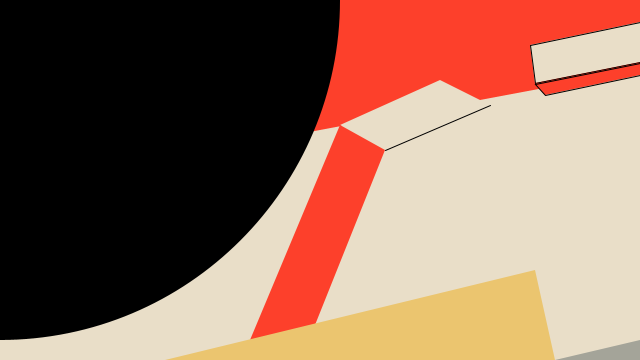
Frame 1 (no input)
Frame 60 (the mouse pressed at the canvas centre just before this capture): identical to frame 1, image omitted
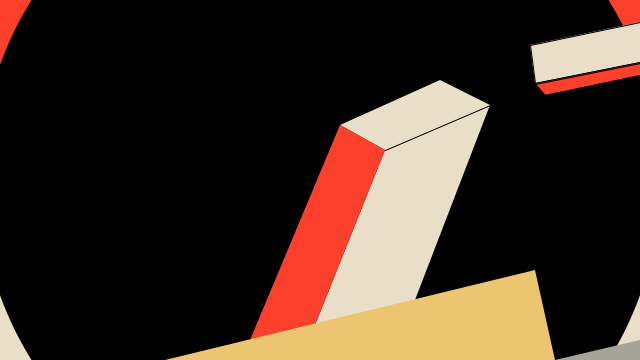
Frame 120 (the mouse held since frame 60 and released just before this capture)

The Processing sketch that drew these frames (run headless with seeded random() and noise(); from frame 60 on, the mouse is pressed at the canvas centre):

// Processing sketch: processing_47226
// ── processing_47226.pde

void setup(){
  size (640,360);
  smooth();
  noStroke();
}

void draw(){
  color rouge = color(253,64,43);
  color gris = color(233,222,200);
  background(gris);
  
//Forme Rouge
  fill(rouge);
  beginShape();
    vertex(0,0);
    vertex(0,190);
    vertex(640,70);
    vertex(640,0);
    endShape(CLOSE);
//Rond
  fill(0);
  ellipse(mouseX,mouseY,680,680);
//Cotes pave
  fill(gris);
  beginShape();
    vertex(340,125);
    vertex(385,150);
    vertex(315,325);
    vertex(415,300);
    vertex(490,105);
    vertex(440,80);
    endShape(CLOSE);
//Ligne
  stroke(0);
  strokeWeight(1);
  line(385,150,490,105);
//2d pave gris
  fill(gris);
  beginShape();
    vertex(530,45);
    vertex(535,83);
    vertex(width,62);
    vertex(width,22);
    endShape(CLOSE);
//2d pave rouge
  fill (rouge);
  beginShape();
    vertex(535,84);
    vertex(545,95);
    vertex(width,75);
    vertex(width,63);
    endShape(CLOSE);
  noStroke();
//Cote pave rouge
  fill (rouge);
  beginShape();
    vertex(340,125);
    vertex(250,340);
    vertex(315,325);
    vertex(385,150);
    endShape(CLOSE);
//Triangle
  fill(235,197,111);
  beginShape();
    vertex(165,360);
    vertex(535,270);
    vertex(555,360);
    endShape(CLOSE);
  fill(164,164,153);
  beginShape();
    vertex(555,360);
    vertex(width,height);
    vertex(width,340);
    endShape(CLOSE);


}
